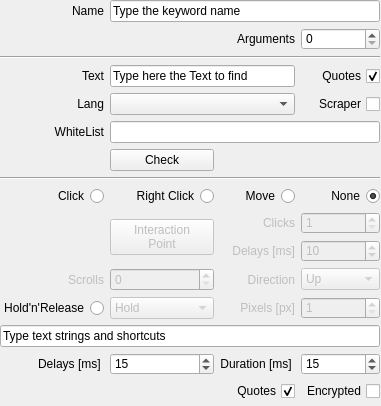
  <widget class="QWidget" name="widget" native="true">
   <property name="geometry">
    <rect>
     <x>173</x>
     <y>9</y>
     <width>381</width>
     <height>406</height>
    </rect>
   </property>
   <widget class="QWidget" name="gridLayoutWidget">
    <property name="geometry">
     <rect>
      <x>0</x>
      <y>0</y>
      <width>380</width>
      <height>401</height>
     </rect>
    </property>
    <layout class="QGridLayout" name="gridLayout">
     <item row="3" column="1" colspan="2">
      <widget class="QLineEdit" name="lineEditText">
       <property name="text">
        <string>Type here the Text to find</string>
       </property>
      </widget>
     </item>
     <item row="13" column="0">
      <widget class="QRadioButton" name="holdreleaseRadio">
       <property name="layoutDirection">
        <enum>Qt::RightToLeft</enum>
       </property>
       <property name="text">
        <string>Hold'n'Release</string>
       </property>
       <attribute name="buttonGroup">
        <string notr="true">buttonGroup_2</string>
       </attribute>
      </widget>
     </item>
     <item row="13" column="2">
      <widget class="QLabel" name="labelPixels">
       <property name="enabled">
        <bool>false</bool>
       </property>
       <property name="text">
        <string>Pixels [px]</string>
       </property>
       <property name="alignment">
        <set>Qt::AlignRight|Qt::AlignTrailing|Qt::AlignVCenter</set>
       </property>
      </widget>
     </item>
     <item row="11" column="2">
      <widget class="QLabel" name="labelClickDelay">
       <property name="enabled">
        <bool>false</bool>
       </property>
       <property name="text">
        <string>Delays [ms]</string>
       </property>
       <property name="alignment">
        <set>Qt::AlignRight|Qt::AlignTrailing|Qt::AlignVCenter</set>
       </property>
      </widget>
     </item>
     <item row="17" column="2">
      <widget class="QCheckBox" name="add_quotes">
       <property name="layoutDirection">
        <enum>Qt::RightToLeft</enum>
       </property>
       <property name="text">
        <string>Quotes</string>
       </property>
       <property name="checked">
        <bool>true</bool>
       </property>
      </widget>
     </item>
     <item row="10" column="1" rowspan="2">
      <widget class="QPushButton" name="pushButtonXYoffset">
       <property name="enabled">
        <bool>false</bool>
       </property>
       <property name="text">
        <string>Interaction
Point</string>
       </property>
      </widget>
     </item>
     <item row="11" column="3">
      <widget class="QSpinBox" name="clickdelay_spinbox">
       <property name="enabled">
        <bool>false</bool>
       </property>
       <property name="minimum">
        <number>1</number>
       </property>
       <property name="maximum">
        <number>60000</number>
       </property>
       <property name="value">
        <number>10</number>
       </property>
      </widget>
     </item>
     <item row="9" column="1">
      <widget class="QRadioButton" name="rightclickRadio">
       <property name="layoutDirection">
        <enum>Qt::RightToLeft</enum>
       </property>
       <property name="text">
        <string>Right Click</string>
       </property>
       <attribute name="buttonGroup">
        <string notr="true">buttonGroup_2</string>
       </attribute>
      </widget>
     </item>
     <item row="7" column="1">
      <widget class="QPushButton" name="pushButtonCheck">
       <property name="text">
        <string>Check</string>
       </property>
      </widget>
     </item>
     <item row="5" column="0">
      <widget class="QLabel" name="lang_label">
       <property name="text">
        <string>Lang</string>
       </property>
       <property name="alignment">
        <set>Qt::AlignRight|Qt::AlignTrailing|Qt::AlignVCenter</set>
       </property>
      </widget>
     </item>
     <item row="3" column="3">
      <widget class="QCheckBox" name="add_quotes_ocr">
       <property name="layoutDirection">
        <enum>Qt::RightToLeft</enum>
       </property>
       <property name="text">
        <string>Quotes</string>
       </property>
       <property name="checked">
        <bool>true</bool>
       </property>
      </widget>
     </item>
     <item row="6" column="1" colspan="3">
      <widget class="QLineEdit" name="lineEditWhiteList"/>
     </item>
     <item row="3" column="0">
      <widget class="QLabel" name="text_label">
       <property name="layoutDirection">
        <enum>Qt::LeftToRight</enum>
       </property>
       <property name="text">
        <string>Text</string>
       </property>
       <property name="alignment">
        <set>Qt::AlignRight|Qt::AlignTrailing|Qt::AlignVCenter</set>
       </property>
      </widget>
     </item>
     <item row="15" column="0" colspan="4">
      <widget class="QLineEdit" name="inserttext">
       <property name="text">
        <string>Type text strings and shortcuts</string>
       </property>
      </widget>
     </item>
     <item row="17" column="3">
      <widget class="QCheckBox" name="text_encrypted">
       <property name="layoutDirection">
        <enum>Qt::RightToLeft</enum>
       </property>
       <property name="text">
        <string>Encrypted</string>
       </property>
       <property name="checked">
        <bool>false</bool>
       </property>
      </widget>
     </item>
     <item row="9" column="2">
      <widget class="QRadioButton" name="movemouseRadio">
       <property name="layoutDirection">
        <enum>Qt::RightToLeft</enum>
       </property>
       <property name="text">
        <string>Move</string>
       </property>
       <property name="checked">
        <bool>false</bool>
       </property>
       <attribute name="buttonGroup">
        <string notr="true">buttonGroup_2</string>
       </attribute>
      </widget>
     </item>
     <item row="9" column="0">
      <widget class="QRadioButton" name="clickRadio">
       <property name="layoutDirection">
        <enum>Qt::RightToLeft</enum>
       </property>
       <property name="text">
        <string>Click</string>
       </property>
       <attribute name="buttonGroup">
        <string notr="true">buttonGroup_2</string>
       </attribute>
      </widget>
     </item>
     <item row="9" column="3">
      <widget class="QRadioButton" name="dontclickRadio">
       <property name="layoutDirection">
        <enum>Qt::RightToLeft</enum>
       </property>
       <property name="text">
        <string>None</string>
       </property>
       <property name="checked">
        <bool>true</bool>
       </property>
       <attribute name="buttonGroup">
        <string notr="true">buttonGroup_2</string>
       </attribute>
      </widget>
     </item>
     <item row="8" column="0" colspan="4">
      <widget class="Line" name="line_8">
       <property name="orientation">
        <enum>Qt::Horizontal</enum>
       </property>
      </widget>
     </item>
     <item row="5" column="3">
      <widget class="QCheckBox" name="enable_scraper">
       <property name="enabled">
        <bool>true</bool>
       </property>
       <property name="layoutDirection">
        <enum>Qt::RightToLeft</enum>
       </property>
       <property name="text">
        <string>Scraper</string>
       </property>
       <property name="checked">
        <bool>false</bool>
       </property>
      </widget>
     </item>
     <item row="16" column="1">
      <widget class="QSpinBox" name="spinBoxSendKeysDelay">
       <property name="maximum">
        <number>60000</number>
       </property>
       <property name="value">
        <number>15</number>
       </property>
      </widget>
     </item>
     <item row="10" column="3">
      <widget class="QSpinBox" name="clicknumber_spinbox">
       <property name="enabled">
        <bool>false</bool>
       </property>
       <property name="minimum">
        <number>1</number>
       </property>
      </widget>
     </item>
     <item row="6" column="0">
      <widget class="QLabel" name="label">
       <property name="text">
        <string>WhiteList</string>
       </property>
       <property name="alignment">
        <set>Qt::AlignRight|Qt::AlignTrailing|Qt::AlignVCenter</set>
       </property>
      </widget>
     </item>
     <item row="10" column="2">
      <widget class="QLabel" name="labelClickNumber">
       <property name="enabled">
        <bool>false</bool>
       </property>
       <property name="text">
        <string>Clicks</string>
       </property>
       <property name="alignment">
        <set>Qt::AlignRight|Qt::AlignTrailing|Qt::AlignVCenter</set>
       </property>
      </widget>
     </item>
     <item row="16" column="2">
      <widget class="QLabel" name="labelSendKeysDuration">
       <property name="text">
        <string>Duration [ms] </string>
       </property>
       <property name="alignment">
        <set>Qt::AlignRight|Qt::AlignTrailing|Qt::AlignVCenter</set>
       </property>
      </widget>
     </item>
     <item row="0" column="0">
      <widget class="QLabel" name="labelName">
       <property name="layoutDirection">
        <enum>Qt::LeftToRight</enum>
       </property>
       <property name="text">
        <string>Name</string>
       </property>
       <property name="alignment">
        <set>Qt::AlignRight|Qt::AlignTrailing|Qt::AlignVCenter</set>
       </property>
      </widget>
     </item>
     <item row="13" column="3">
      <widget class="QSpinBox" name="holdreleaseSpinBox">
       <property name="enabled">
        <bool>false</bool>
       </property>
       <property name="minimum">
        <number>1</number>
       </property>
       <property name="maximum">
        <number>9999</number>
       </property>
      </widget>
     </item>
     <item row="16" column="0">
      <widget class="QLabel" name="labelSendKeysDelay">
       <property name="text">
        <string>Delays [ms] </string>
       </property>
       <property name="alignment">
        <set>Qt::AlignRight|Qt::AlignTrailing|Qt::AlignVCenter</set>
       </property>
      </widget>
     </item>
     <item row="2" column="0" colspan="4">
      <widget class="Line" name="line_3">
       <property name="orientation">
        <enum>Qt::Horizontal</enum>
       </property>
      </widget>
     </item>
     <item row="1" column="2">
      <widget class="QLabel" name="labelArgs">
       <property name="text">
        <string>Arguments</string>
       </property>
       <property name="alignment">
        <set>Qt::AlignRight|Qt::AlignTrailing|Qt::AlignVCenter</set>
       </property>
      </widget>
     </item>
     <item row="16" column="3">
      <widget class="QSpinBox" name="spinBoxSendKeysDuration">
       <property name="maximum">
        <number>60000</number>
       </property>
       <property name="value">
        <number>15</number>
       </property>
      </widget>
     </item>
     <item row="0" column="1" colspan="3">
      <widget class="QLineEdit" name="namelineedit">
       <property name="text">
        <string>Type the keyword name</string>
       </property>
      </widget>
     </item>
     <item row="13" column="1">
      <widget class="QComboBox" name="holdreleaseComboBox">
       <property name="enabled">
        <bool>false</bool>
       </property>
       <item>
        <property name="text">
         <string>Hold</string>
        </property>
       </item>
       <item>
        <property name="text">
         <string>Release</string>
        </property>
       </item>
       <item>
        <property name="text">
         <string>Release Up</string>
        </property>
       </item>
       <item>
        <property name="text">
         <string>Release Down</string>
        </property>
       </item>
       <item>
        <property name="text">
         <string>Release Left</string>
        </property>
       </item>
       <item>
        <property name="text">
         <string>Release Right</string>
        </property>
       </item>
      </widget>
     </item>
     <item row="5" column="1" colspan="2">
      <widget class="QComboBox" name="comboBoxLang"/>
     </item>
     <item row="1" column="3">
      <widget class="QSpinBox" name="spinBoxArgs"/>
     </item>
     <item row="12" column="0">
      <widget class="QLabel" name="scrollsLabel">
       <property name="enabled">
        <bool>false</bool>
       </property>
       <property name="layoutDirection">
        <enum>Qt::LeftToRight</enum>
       </property>
       <property name="text">
        <string>Scrolls</string>
       </property>
       <property name="alignment">
        <set>Qt::AlignRight|Qt::AlignTrailing|Qt::AlignVCenter</set>
       </property>
      </widget>
     </item>
     <item row="12" column="1">
      <widget class="QSpinBox" name="spinBoxScrolls">
       <property name="enabled">
        <bool>false</bool>
       </property>
      </widget>
     </item>
     <item row="12" column="3">
      <widget class="QComboBox" name="comboBoxScrolls">
       <property name="enabled">
        <bool>false</bool>
       </property>
       <item>
        <property name="text">
         <string>Up</string>
        </property>
       </item>
       <item>
        <property name="text">
         <string>Down</string>
        </property>
       </item>
       <item>
        <property name="text">
         <string>Left</string>
        </property>
       </item>
       <item>
        <property name="text">
         <string>Right</string>
        </property>
       </item>
      </widget>
     </item>
     <item row="12" column="2">
      <widget class="QLabel" name="labelDirectionScroll">
       <property name="enabled">
        <bool>false</bool>
       </property>
       <property name="layoutDirection">
        <enum>Qt::LeftToRight</enum>
       </property>
       <property name="text">
        <string>Direction</string>
       </property>
       <property name="alignment">
        <set>Qt::AlignRight|Qt::AlignTrailing|Qt::AlignVCenter</set>
       </property>
      </widget>
     </item>
    </layout>
   </widget>
  </widget>
